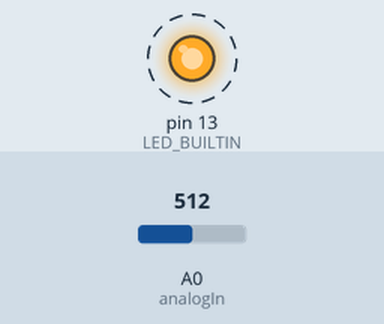
Simulated run of this sketch. Board: Arduino Uno, built with avr-gcc and run on an emulated ATmega328P. On the bench: output pins drawn as LEDs (lit = HIGH). Dashed ring = blinking. The test bench sets the inputs (shaded band); at power-on: A0 (analogIn) = 512. What the sketch prints to the serial monitor is not drawn.

Above: at 0.02 s.
Timing chart, 0 to 3.0 s (numbered marks = the images above):
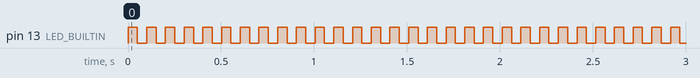

Measured:
- by itself, pin 13 (LED_BUILTIN): alternates HIGH for 0.05 s and LOW for 0.05 s

The sketch:

Plot_Potenciomentro.ino
```cpp
// Ejecutar en terminal pyserialplot.py
// http://arduino-er.blogspot.com.ar/2017/06/python-run-on-raspberry-pi-to-plot.html

const int analogIn = A0;
int analogVal = 0;
bool led = 1;

void setup() {
  Serial.begin(9600);
  pinMode(LED_BUILTIN, OUTPUT);
}

void loop() {
  digitalWrite(LED_BUILTIN, led);
  led = !led;
  analogVal = analogRead(analogIn);
  Serial.println(analogVal);
  delay(50);
}
```
